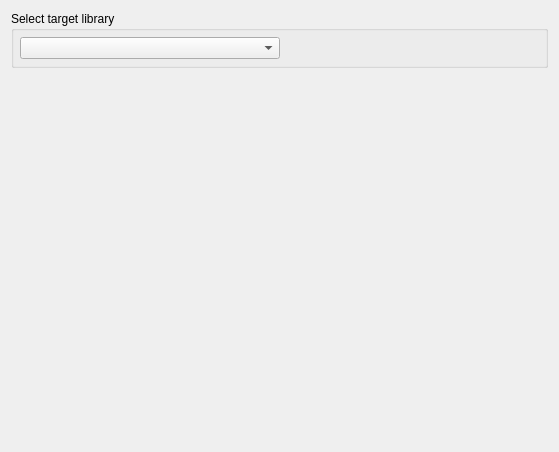
<?xml version="1.0" encoding="UTF-8"?>
<ui version="4.0">
 <class>ND_SelectLibraryPage_q</class>
 <widget class="QWizardPage" name="ND_SelectLibraryPage_q">
  <property name="geometry">
   <rect>
    <x>0</x>
    <y>0</y>
    <width>559</width>
    <height>452</height>
   </rect>
  </property>
  <property name="windowTitle">
   <string>WizardPage</string>
  </property>
  <layout class="QGridLayout" name="gridLayout">
   <item row="0" column="0">
    <widget class="QGroupBox" name="groupBox5">
     <property name="title">
      <string>Select target library</string>
     </property>
     <layout class="QHBoxLayout">
      <property name="margin" stdset="0">
       <number>6</number>
      </property>
      <item>
       <widget class="QComboBox" name="libs">
        <property name="sizePolicy">
         <sizepolicy hsizetype="Expanding" vsizetype="Fixed">
          <horstretch>0</horstretch>
          <verstretch>0</verstretch>
         </sizepolicy>
        </property>
       </widget>
      </item>
      <item>
       <spacer>
        <property name="orientation">
         <enum>Qt::Orientation::Horizontal</enum>
        </property>
        <property name="sizeType">
         <enum>QSizePolicy::Policy::Expanding</enum>
        </property>
        <property name="sizeHint" stdset="0">
         <size>
          <width>71</width>
          <height>20</height>
         </size>
        </property>
       </spacer>
      </item>
     </layout>
    </widget>
   </item>
   <item row="1" column="0">
    <spacer name="spacer">
     <property name="orientation">
      <enum>Qt::Orientation::Vertical</enum>
     </property>
     <property name="sizeType">
      <enum>QSizePolicy::Policy::Expanding</enum>
     </property>
     <property name="sizeHint" stdset="0">
      <size>
       <width>20</width>
       <height>364</height>
      </size>
     </property>
    </spacer>
   </item>
  </layout>
 </widget>
 <resources/>
 <connections/>
</ui>
